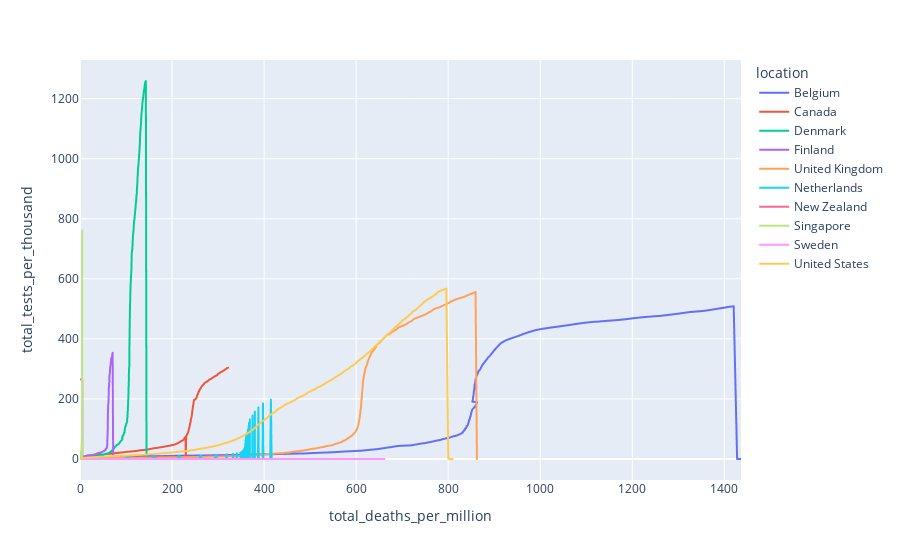

Notebook code cell kept with this figure:
### Code cell
fig4 = px.line(df, x="total_deaths_per_million", y = "total_tests_per_thousand", color='location')
fig4.show()
fig4.write_html("deaths_vs_tests.html",include_plotlyjs = False)

### Figure 1 — Plotly figure (JSON) as saved in the notebook; plotly's stock layout.template omitted (floating-point values rounded to 4 significant figures; data arrays with more than 128 entries replaced by an {"elided": "..."} marker saying what was removed)
{"data": [{"hovertemplate": "location=Belgium<br>total_deaths_per_million=%{x}<br>total_tests_per_thousand=%{y}<extra></extra>", "legendgroup": "Belgium", "line": {"color": "#636efa", "dash": "solid"}, "mode": "lines", "name": "Belgium", "showlegend": true, "type": "scattergl", "x": {"elided": "313 float values"}, "xaxis": "x", "y": {"elided": "313 float values"}, "yaxis": "y"}, {"hovertemplate": "location=Canada<br>total_deaths_per_million=%{x}<br>total_tests_per_thousand=%{y}<extra></extra>", "legendgroup": "Canada", "line": {"color": "#EF553B", "dash": "solid"}, "mode": "lines", "name": "Canada", "showlegend": true, "type": "scattergl", "x": {"elided": "313 float values"}, "xaxis": "x", "y": {"elided": "313 float values"}, "yaxis": "y"}, {"hovertemplate": "location=Denmark<br>total_deaths_per_million=%{x}<br>total_tests_per_thousand=%{y}<extra></extra>", "legendgroup": "Denmark", "line": {"color": "#00cc96", "dash": "solid"}, "mode": "lines", "name": "Denmark", "showlegend": true, "type": "scattergl", "x": {"elided": "313 float values"}, "xaxis": "x", "y": {"elided": "313 float values"}, "yaxis": "y"}, {"hovertemplate": "location=Finland<br>total_deaths_per_million=%{x}<br>total_tests_per_thousand=%{y}<extra></extra>", "legendgroup": "Finland", "line": {"color": "#ab63fa", "dash": "solid"}, "mode": "lines", "name": "Finland", "showlegend": true, "type": "scattergl", "x": {"elided": "313 float values"}, "xaxis": "x", "y": {"elided": "313 float values"}, "yaxis": "y"}, {"hovertemplate": "location=United Kingdom<br>total_deaths_per_million=%{x}<br>total_tests_per_thousand=%{y}<extra></extra>", "legendgroup": "United Kingdom", "line": {"color": "#FFA15A", "dash": "solid"}, "mode": "lines", "name": "United Kingdom", "showlegend": true, "type": "scattergl", "x": {"elided": "313 float values"}, "xaxis": "x", "y": {"elided": "313 float values"}, "yaxis": "y"}, {"hovertemplate": "location=Netherlands<br>total_deaths_per_million=%{x}<br>total_tests_per_thousand=%{y}<extra></extra>", "legendgroup": "Netherlands", "line": {"color": "#19d3f3", "dash": "solid"}, "mode": "lines", "name": "Netherlands", "showlegend": true, "type": "scattergl", "x": {"elided": "313 float values"}, "xaxis": "x", "y": {"elided": "313 float values"}, "yaxis": "y"}, {"hovertemplate": "location=New Zealand<br>total_deaths_per_million=%{x}<br>total_tests_per_thousand=%{y}<extra></extra>", "legendgroup": "New Zealand", "line": {"color": "#FF6692", "dash": "solid"}, "mode": "lines", "name": "New Zealand", "showlegend": true, "type": "scattergl", "x": {"elided": "314 float values"}, "xaxis": "x", "y": {"elided": "314 float values"}, "yaxis": "y"}, {"hovertemplate": "location=Singapore<br>total_deaths_per_million=%{x}<br>total_tests_per_thousand=%{y}<extra></extra>", "legendgroup": "Singapore", "line": {"color": "#B6E880", "dash": "solid"}, "mode": "lines", "name": "Singapore", "showlegend": true, "type": "scattergl", "x": {"elided": "313 float values"}, "xaxis": "x", "y": {"elided": "313 float values"}, "yaxis": "y"}, {"hovertemplate": "location=Sweden<br>total_deaths_per_million=%{x}<br>total_tests_per_thousand=%{y}<extra></extra>", "legendgroup": "Sweden", "line": {"color": "#FF97FF", "dash": "solid"}, "mode": "lines", "name": "Sweden", "showlegend": true, "type": "scattergl", "x": {"elided": "313 float values"}, "xaxis": "x", "y": {"elided": "313 int values"}, "yaxis": "y"}, {"hovertemplate": "location=United States<br>total_deaths_per_million=%{x}<br>total_tests_per_thousand=%{y}<extra></extra>", "legendgroup": "United States", "line": {"color": "#FECB52", "dash": "solid"}, "mode": "lines", "name": "United States", "showlegend": true, "type": "scattergl", "x": {"elided": "314 float values"}, "xaxis": "x", "y": {"elided": "314 float values"}, "yaxis": "y"}], "layout": {"legend": {"title": {"text": "location"}, "tracegroupgap": 0}, "margin": {"t": 60}, "xaxis": {"anchor": "y", "domain": [0, 1], "title": {"text": "total_deaths_per_million"}}, "yaxis": {"anchor": "x", "domain": [0, 1], "title": {"text": "total_tests_per_thousand"}}}}
